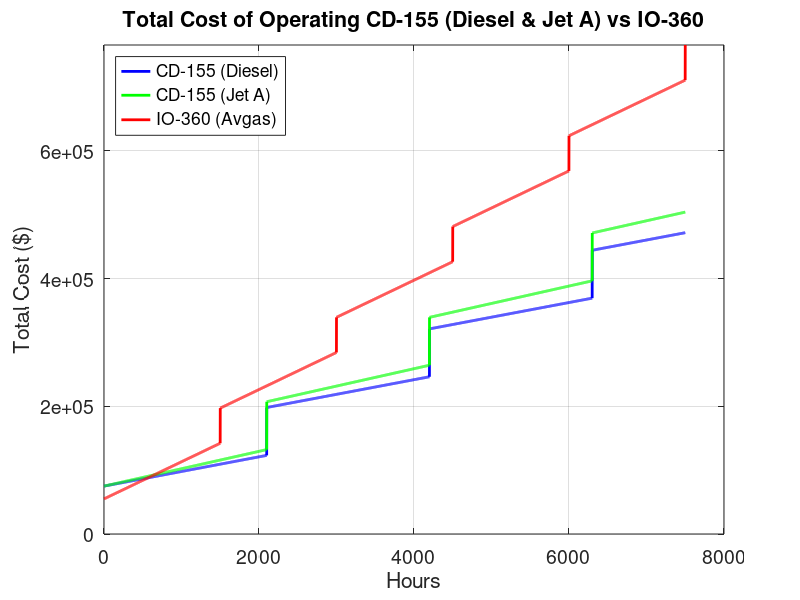
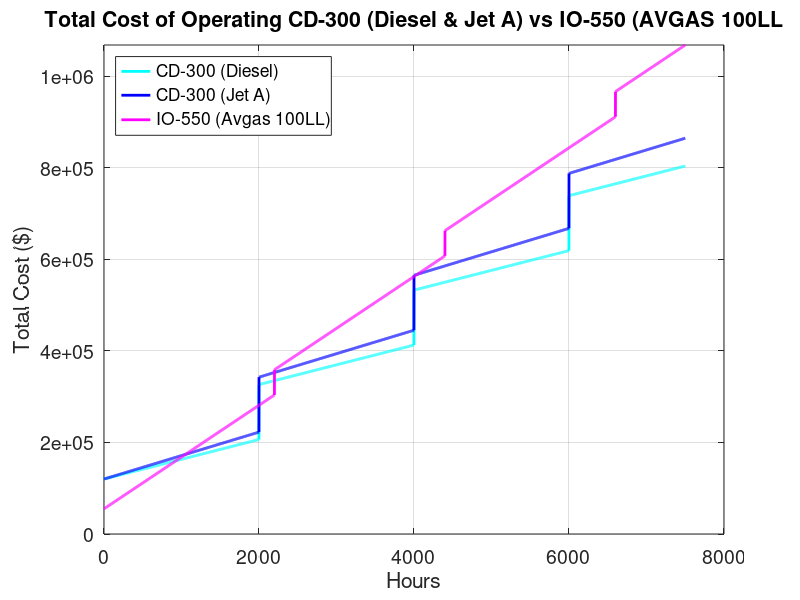

Reproduce these figures in MATLAB, in order.
%MAE 163 Research Report
clear all; clc;

cd300Price = 120000; %$
io550Price = 55000; %$ 
cd155Price = 75000; %$
io360Price = 55000; %$

dieselPrice = 4.69; %$
jetAPrice = 5.57; %$
avgasPrice = 6.46; %$

cd300Burn = 9.2; %gallons/hour
io550Burn = 17.5; %gallons/hour
io550TBO= 2200; %hours
cd300tbo = 2000; %hours
cd155burn = 4.89;
cd155tbr = 2100;
io360Burn = 9;
io360tbo = 1500;


%x = linspace(1, 20000, 100);
%plot(x, cd300Price + dieselPrice*x, x, io550Price + avgasPrice*x)


cd155Cost_Diesel = [];
cd155Cost_JetA = [];
io360Cost = [];
cd300Cost_Diesel = [];
cd300Cost_JetA = [];
io550Cost = [];

cd155TotalCost_Diesel = cd155Price;
cd155TotalCost_JetA = cd155Price;
io360TotalCost = io360Price;
cd300TotalCost_Diesel = cd300Price;
cd300TotalCost_JetA = cd300Price;
io550TotalCost = io550Price;

cd155NewCost_Diesel = 0;
cd155NewCost_JetA = 0;
io360NewCost = 0;
cd300NewCost_Diesel = 0;
cd300NewCost_JetA = 0;
io550NewCost = 0;

maxHours = 7500;

for i = 1:maxHours
    cd155TotalCost_Diesel = cd155TotalCost_Diesel + cd155burn * dieselPrice; 
    cd155TotalCost_JetA = cd155TotalCost_JetA + cd155burn * jetAPrice;     
    io360TotalCost = io360TotalCost + io360Burn * avgasPrice;               
    cd300TotalCost_Diesel = cd300TotalCost_Diesel + cd300Burn * dieselPrice;
    cd300TotalCost_JetA = cd300TotalCost_JetA + cd300Burn * jetAPrice;
    io550TotalCost = io550TotalCost + io550Burn * avgasPrice;   
if rem(i, cd155tbr) == 0
    cd155NewCost_Diesel = cd155NewCost_Diesel + cd155Price;
    cd155NewCost_JetA = cd155NewCost_JetA + cd155Price;
end
    
if rem(i, io360tbo) == 0
    io360NewCost = io360NewCost + io360Price;
end
    
if rem(i, cd300tbo) == 0
    cd300NewCost_Diesel = cd300NewCost_Diesel + cd300Price;
    cd300NewCost_JetA = cd300NewCost_JetA + cd300Price;
end
    
if rem(i, io550TBO) == 0
    io550NewCost = io550NewCost + io550Price;
end

    cd155Cost_Diesel = [cd155Cost_Diesel, cd155NewCost_Diesel + cd155TotalCost_Diesel];
    cd155Cost_JetA = [cd155Cost_JetA, cd155NewCost_JetA + cd155TotalCost_JetA];
    io360Cost = [io360Cost, io360NewCost + io360TotalCost];
    cd300Cost_Diesel = [cd300Cost_Diesel, cd300NewCost_Diesel + cd300TotalCost_Diesel];
    cd300Cost_JetA = [cd300Cost_JetA, cd300NewCost_JetA + cd300TotalCost_JetA];
    io550Cost = [io550Cost, io550NewCost + io550TotalCost];
end

figure;
plot(1:maxHours, cd155Cost_Diesel, 'b', 'LineWidth', 2) 
hold on;
plot(1:maxHours, cd155Cost_JetA, 'g', 'LineWidth', 2)  
plot(1:maxHours, io360Cost, 'r', 'LineWidth', 2)        
hold off;

xlabel('Hours');
ylabel('Total Cost ($)');
title('Total Cost of Operating CD-155 (Diesel & Jet A) vs IO-360');
legend('CD-155 (Diesel)', 'CD-155 (Jet A)', 'IO-360 (Avgas)', 'Location', 'northwest', 'FontSize', 14);
grid on;
ylim([0 max([cd155Cost_Diesel, cd155Cost_JetA, io360Cost])]); 
set(gca, 'FontSize', 14);

figure;
plot(1:maxHours, cd300Cost_Diesel, 'c', 'LineWidth', 2) 
hold on;
plot(1:maxHours, cd300Cost_JetA, 'b', 'LineWidth', 2)   
plot(1:maxHours, io550Cost, 'm', 'LineWidth', 2)        
hold off;

xlabel('Hours');
ylabel('Total Cost ($)');
title('Total Cost of Operating CD-300 (Diesel & Jet A) vs IO-550 (AVGAS 100LL');
legend('CD-300 (Diesel)', 'CD-300 (Jet A)', 'IO-550 (Avgas 100LL)', 'Location', 'northwest','FontSize', 14);
grid on;
ylim([0 max([cd300Cost_Diesel, cd300Cost_JetA, io550Cost])]);
set(gca, 'FontSize', 14);